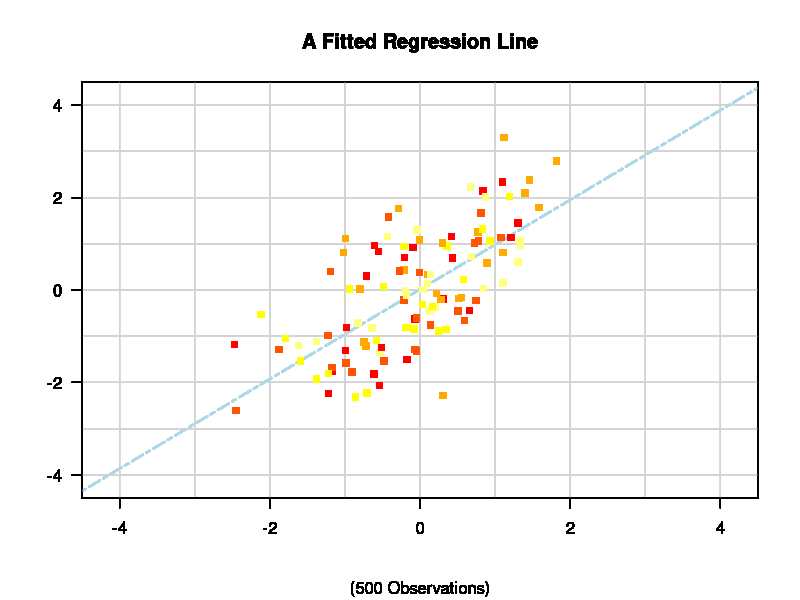

This figure's R source: (Note: a time limit stopped this script after it produced the figure.)
x1= rnorm(500)
y1= x1+rnorm(500)
plot.new()
plot.window(xlim = c(-4.5, 4.5), xaxs = "i", ylim = c(-4.5, 4.5), yaxs = "i")
for(i in 2:200){
x =x1[1:i]
y =y1[1:i]
z = lm(y1~x1)
abline(h = -4:4, v = -4:4, col = "lightgrey")
abline(a = coef(z)[1], b = coef(z)[2], col = "lightblue", lty = 6, lwd = 2)
points(x,y, col = heat.colors(5), pch = 15, lwd = 2)
axis(1)
axis(2, las = 1)
box()
title(main = "A Fitted Regression Line")
title(sub = "(500 Observations)")
Sys.sleep(1)
}
#################
plot.new()
plot.window(xlim = c(-1,1), ylim = c(-1,1), asp =1)
x = c(-1, 1, 1, -1)
y = c(1, 1, -1, -1)
polygon(x, y, col = "gray98" )
vertex1 = c(1, 2, 3, 4)
vertex2 = c(2, 3, 4, 1)
for (z in 1:50){
x = 0.9 * x[vertex1] + 0.1 * x[vertex2]
y = 0.9 * y[vertex1] + 0.1 * y[vertex2]
polygon(x, y, col = "gray98")
Sys.sleep(1)
}
#########
x1 = c(10, 20, 30, 40, 50, 60, 70, 80, 90, 100, 110, 120)
y1 = c(10, 18, 25, 29, 30, 28, 25, 22, 18, 15, 11, 8)

for(i in 4:12) {
  x = x1[1:i]
  y = y1[1:i]
  df = data.frame(x,y)
 
  fit = lm(y ~ poly(x, 3))  
  plot(x, y)  
  
  x0 = seq(min(x), max(x), length = 20) 
  y0 = predict.lm(fit, newdata = list(x = x0)) 
  lines(x0, y0, col = 2) 
  Sys.sleep(1)
}
###########
